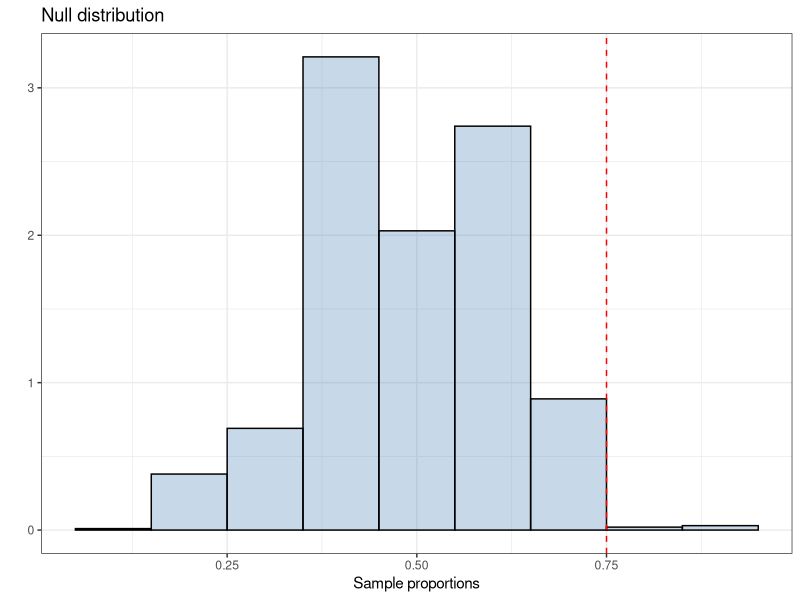

This chart was generated by the following R code:
## ---- chunk 1
library(ggplot2)
## ---- chunk 2
set.seed(5039) #<1>
num_flips <- 10
coin_flips <- sample(c(1,0), size = num_flips, 
                     replace = TRUE, prob = c(0.5,0.5)) #<2>
## ---- chunk 3
coin_flips 
## ---- chunk 4
sum(coin_flips) / num_flips #<1>
## ---- chunk 5
set.seed(123)
pi <- 0.5 # <1>
num_flips <- 16 
## ---- chunk 6
N <- 1000
sample_proportions <- numeric(N) #<1>

for(i in 1:N){
  coin_flips <- sample(c(1, 0), size = num_flips, 
                       replace = TRUE, prob = c(pi, 1 - pi)) #<2>
  
  sample_proportions[i] <- sum(coin_flips) / num_flips #<3>
}
## ---- chunk 7
sampling_dist_prop <- ggplot(data.frame(sample_proportions),
                             aes(sample_proportions))+
  geom_histogram(aes(y =after_stat(density)),
                 fill = 'steelblue',alpha = 0.3,
                 color = 'black',bins=30,binwidth = 0.1)+
  geom_vline(xintercept = 12/16, col='red', linetype = 2)+
  labs(title = 'Null distribution',
       x = 'Sample proportions',y = '')+
  theme_bw()
## ---- chunk 8
sampling_dist_prop
## ---- chunk 9
p_hat <- 12/16 #<1>

sum(sample_proportions >= p_hat) / N #<2>
